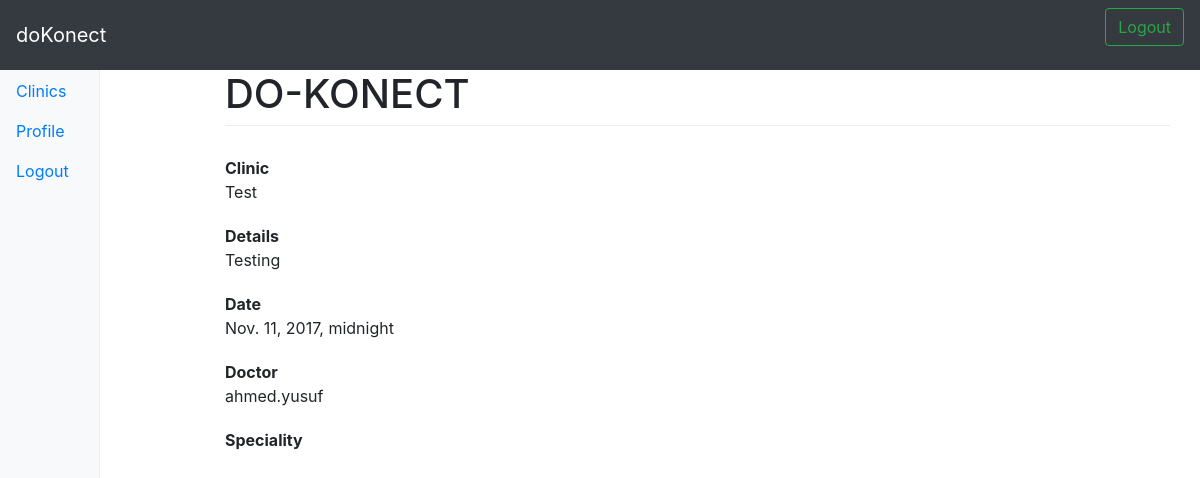
Page /clinic/3/ (signed in) on the committed database.
### clinic/models.py (models this page shows, shortened)
class Clinic_Date(models.Model):
    clinic_name = models.CharField(max_length=100)
    clinic_details = models.CharField(max_length=1000)
    user_id = models.ForeignKey(settings.AUTH_USER_MODEL)
    booking_date = models.DateTimeField(auto_now_add=True)
    clinic_date = models.DateTimeField(validators=[validate_booked_date])
    doctor_accept = models.CharField(max_length=250)
    clinic_accept = models.CharField(max_length=1000)
    clinic_type = models.CharField(max_length=100)
    class Meta:
        ordering = ['-clinic_date']

### clinic/views.py (the view)
# urls.py: url(r'^(?P<pk>\d+)/$', Clinic_Date_DetailView.as_view(), name='detail'),
class Clinic_Date_DetailView(LoginRequiredMixin, DetailView):
    queryset = Clinic_Date.objects.all()
    def get_object(self):
        pk = self.kwargs.get('pk')
        return Clinic_Date.objects.get(id=pk)

### clinic/templates/clinic/clinic_date_detail.html (shortened to what this page needs)
{% extends "base_doctor.html" %}
    {% block content %}
    <div class="referral">
        <dt>Clinic</dt>
        {{object.clinic_name}}
    </div>
    <div class="referral">
        <dt>Details</dt>
        {{object.clinic_details}}
    </div>
    <div class="referral">
        <dt>Date</dt>
        {{object.clinic_date}}
    </div>
    <div class="referral">
        <dt>Doctor</dt>
        {{object.user_id.username}}
    </div>
    <div class="referral">
        <dt>Speciality</dt>
    </div>
{% endblock content %}

### static-storage/css/style.css (style rules this page uses)
body { padding-top: 3.5rem; }
.referral { padding-top: 10px; padding-bottom: 10px; }

### rows in the picture
Clinic_Date: clinic_name "Test", clinic_details "Testing", clinic_date "Nov. 11, 2017, midnight", user_id.username "ahmed.yusuf"
